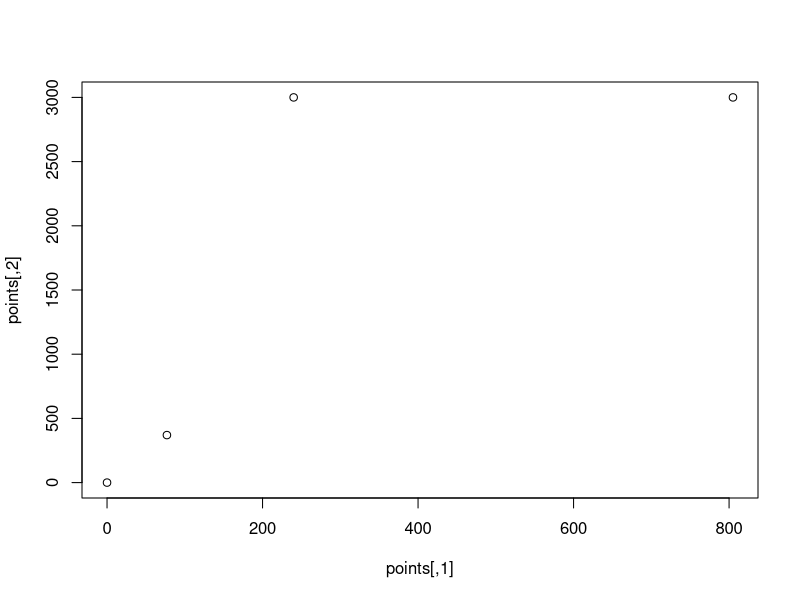

Recreate this plot in R.
mp = 370
fg = 77

points = matrix(
  c(0,0,240,3000,805,3000,fg,mp),
  nrow=(4),
  ncol=(2),
  byrow = TRUE
)

fgerror = abs(fg-805)/805
mperror = abs(mp-2900)/2900
error = (1-((fgerror+mperror)/2))/.95

if((2900-mp)<mp) {
  volume = mperror
} else {
  volume = 1-mperror
}

plot(points)

cat("Scorer: ",error)
cat("Pure Volume: ",volume)
cat("Bench: ",(1-volume))